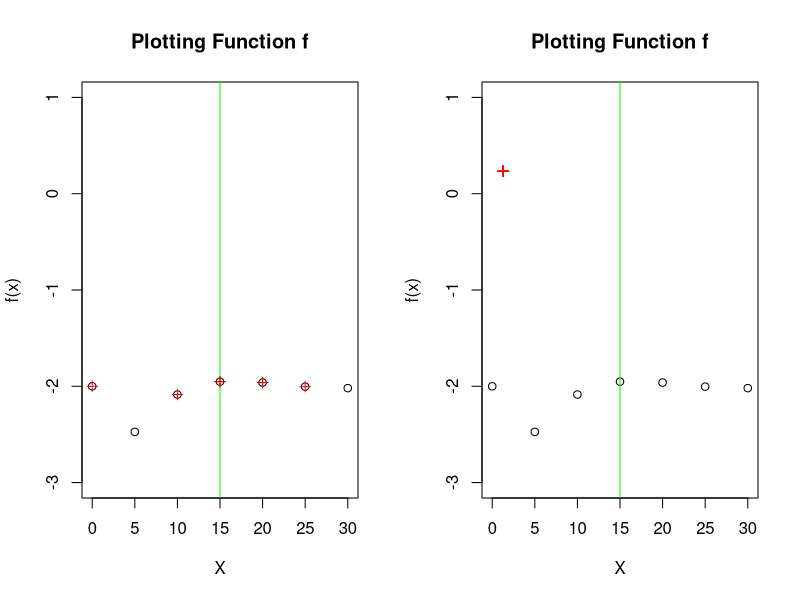
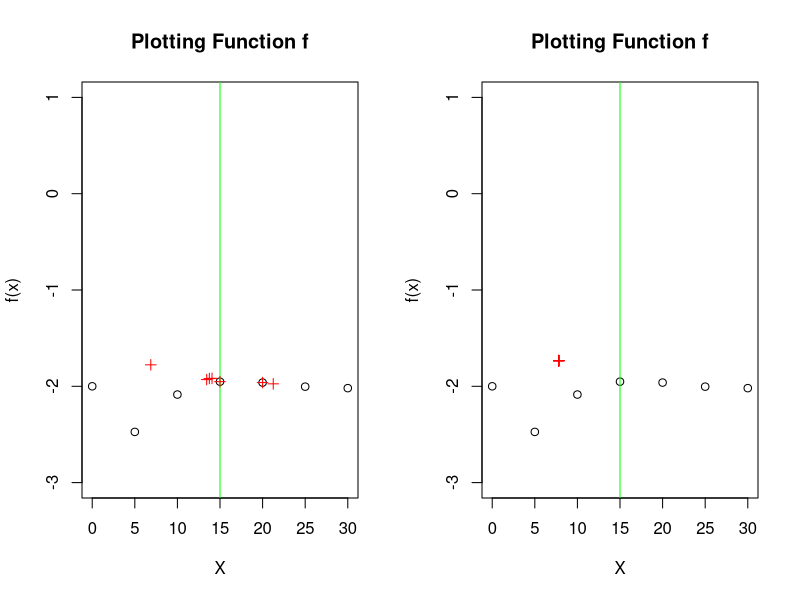
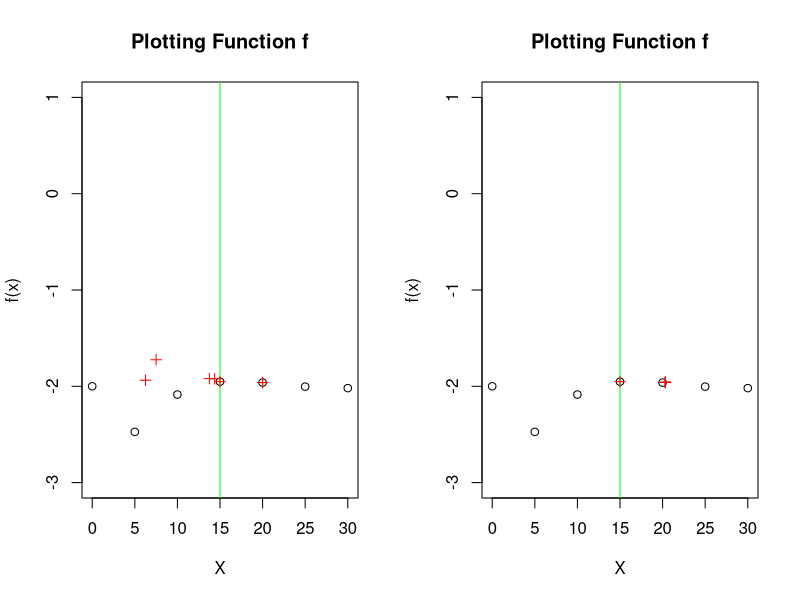

Reproduce these figures in R, in order.
# Question 1

## 1-1. Defining a function
f <- function(x){
  return(((x^2)/(exp(x)))-(2*exp(-(9*sin(x))/((x^2)+x+1))))
}

## 1-2. Defining a function
crossover <- function(x,y){
  return((x+y)/2)
}

## 1-3. Defining a function
mutate <- function(x){
  return(x%%30)
}

## 1-4. Write a function that depends on..

genetic <- function(maxiter, mutprob){
  
  # a,b) plotting f, defining initial population
  x <- seq(from=0, to=30, by=5)
  plot(x, f(x), main = 'Plotting Function f', xlab="X",
       ylab="f(x)", ylim=c(-3, 1))
  abline(v=x[which.max(f(x))], col="green")
    ## The maximum value is easily found. On the plot, its
    ## position is shown in red colored line

  # c) computes vector Values for each population point
  Values <- f(x)
  
  # d) performs maxiter iterations
  current_pop = x
  max_vals = vector(length = maxiter)
  for (i in 1:maxiter){
    ## i) sampling two indexes from the current population
    parents = sample(1:length(current_pop), size=2)
    ## ii) index of the smallest objective function
    victim = order(Values)[1]
    ## iii) crossover or mutation
    cross_kid = crossover(current_pop[parents[1]], current_pop[parents[2]])
    mut_kid = mutate(cross_kid)
    kid = sample(x = c(mut_kid, cross_kid), size=1, 
                 prob=c(mutprob, 1-mutprob))
    ## iv) replacing victim with kid
    current_pop[victim] = kid
    Values[victim] = f(kid)
    max_vals[i] = max(Values)
  }
  points(x=current_pop, y=Values, col="red", pch=3)
  return(max_vals)
}

## 1-5.
par(mfrow=c(1,2))
genetic(maxiter=10, mutprob=0.1)
genetic(maxiter=100, mutprob=0.1)

genetic(maxiter=10, mutprob=0.5)
genetic(maxiter=100, mutprob=0.5)

genetic(maxiter=10, mutprob=0.9)
genetic(maxiter=100, mutprob=0.9)
  ## As the number of maxiter increases, the current population
  ## tends to converge.

  ## As the probability of mutation increases, difference among
  ## maximum values of vector `Values` tends to vary.


